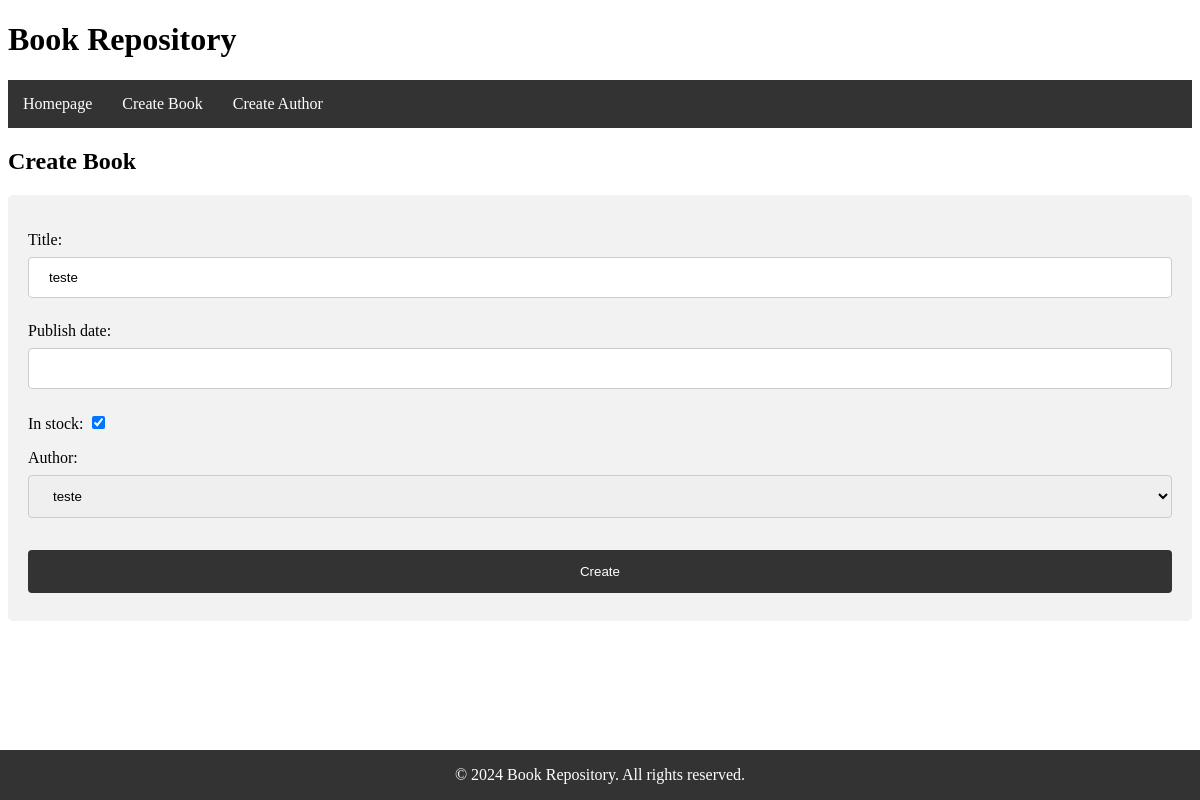
The page /book/1/edit/ on the database its author committed.
### books/models.py (models this page shows, shortened)
class Book(models.Model):
    title = models.CharField(max_length=150)
    publish_date = models.DateField()
    in_stock = models.BooleanField(default=True)
    author = models.ForeignKey(Author, on_delete=models.CASCADE)

### books/views.py (the view)
# urls.py: path('book/<int:pk>/edit/', BookUpdateView.as_view(), name='book_edit'),
class BookUpdateView(UpdateView):
    model = Book
    form_class = BookForm
    template_name = 'books/book_form.html'
    success_url = reverse_lazy('book_list')

### books/forms.py
class BookForm(forms.ModelForm):
    class Meta:
        model = Book
        fields = ['title', 'publish_date', 'in_stock', 'author']

### books/models.py (called while the page is built)
    def __str__(self):
        return self.name

### templates/books/book_form.html (shortened to what this page needs)
{% extends 'base.html' %}
{% block content %}
<h2>Create Book</h2>
<div>
    <form method="post" action="">
        {{ form.as_p }}
        <input type="submit" value="Create"/>
    </form>
</div>
{% endblock %}

### books/static/css/style.css (style rules this page uses)
input[type=text], select { width: 100%; padding: 12px 20px; margin: 8px 0; display: inline-block; border: 1px solid #ccc; border-radius: 4px; box-sizing: border-box; }
input[type=submit] { width: 100%; background-color: #333; color: white; padding: 14px 20px; margin: 8px 0; border: none; border-radius: 4px; cursor: pointer; }
div { border-radius: 5px; background-color: #f2f2f2; padding: 20px; }

### rows shown on the page
Book: title "teste", in_stock "☑", author "teste"
